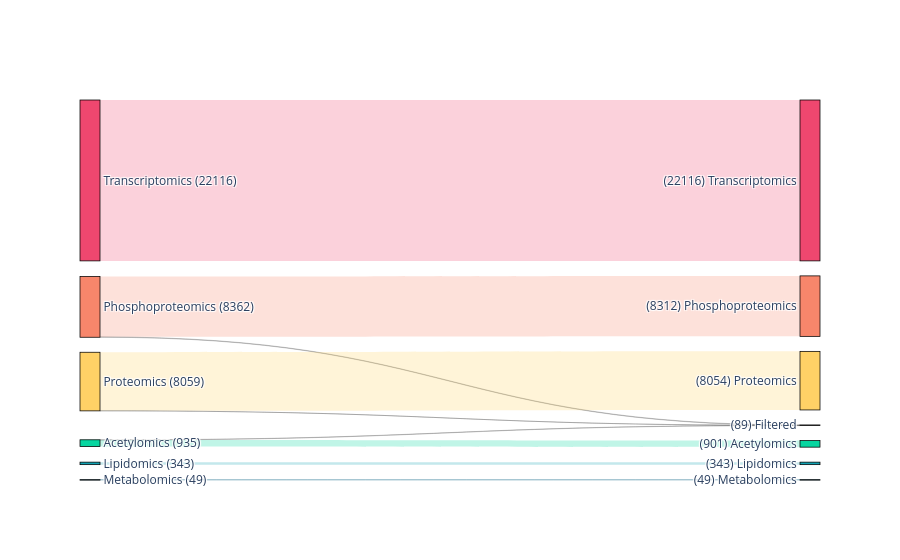

The code cell stored with this chart in its notebook:
### Markdown cell above
### NPM1 vs. WT
#### Black patients

### Code cell
# select the sample columns
# WT
wt_cols = meta.filter(
    (pl.col("Race") == "Black")
    & ~pl.col("NPM1")
    & ~pl.col("FLT3_ITD")
)["Sample"].to_list()
print(f"{wt_cols=}")
# NPM1
mut_cols = meta.filter(
    (pl.col("Race") == "Black")
    & pl.col("NPM1")
    & ~pl.col("FLT3_ITD")
)["Sample"].to_list()
print(f"{mut_cols=}")

# save the sample columns
with open(os.path.join(CACHE_DIR, "B_NPM1-WT_cols.pkl"), "wb") as pf:
    pickle.dump((wt_cols, mut_cols), pf)

# subset the omics data
subset = select_subset(combined, wt_cols, mut_cols)

# save the subset to file
subset.write_ipc(os.path.join(CACHE_DIR, "B_NPM1-WT.arrow"))

# display
display(subset)

# report on the number of features in each block
subset.group_by("Block").len().sort("len", descending=True)

# plot feature counts before/after subsetting
plot_filtered_feature_counts(
    combined,
    subset,
    figname=os.path.join(FIGURE_DIR, "block-feature-counts_B_NPM1-WT.png")
)

### Figure 1 — Plotly figure (JSON) as saved in the notebook; plotly's stock layout.template omitted (floating-point values rounded to 4 significant figures)
{"data": [{"arrangement": "freeform", "link": {"color": ["rgba(239, 71, 111, 0.25)", "rgba(68, 68, 68, 0.25)", "rgba(247, 134, 107, 0.25)", "rgba(68, 68, 68, 0.25)", "rgba(255, 209, 102, 0.25)", "rgba(68, 68, 68, 0.25)", "rgba(6, 214, 160, 0.25)", "rgba(68, 68, 68, 0.25)", "rgba(17, 162, 178, 0.25)", "rgba(68, 68, 68, 0.25)", "rgba(11, 101, 132, 0.25)", "rgba(68, 68, 68, 0.25)"], "source": [0, 0, 2, 2, 4, 4, 6, 6, 8, 8, 10, 10], "target": [1, 12, 3, 12, 5, 12, 7, 12, 9, 12, 11, 12], "value": [22116, 0, 8312, 50, 8054, 5, 901, 34, 343, 0, 49, 0]}, "node": {"color": ["#EF476F", "#EF476F", "#F7866B", "#F7866B", "#FFD166", "#FFD166", "#06D6A0", "#06D6A0", "#11A2B2", "#11A2B2", "#0B6584", "#0B6584", "#444444"], "label": ["Transcriptomics (22116)", "(22116) Transcriptomics", "Phosphoproteomics (8362)", "(8312) Phosphoproteomics", "Proteomics (8059)", "(8054) Proteomics", "Acetylomics (935)", "(901) Acetylomics", "Lipidomics (343)", "(343) Lipidomics", "Metabolomics (49)", "(49) Metabolomics", "(89) Filtered"], "line": {"color": "black", "width": 0.75}, "pad": 15, "thickness": 20}, "type": "sankey"}], "layout": {}}
